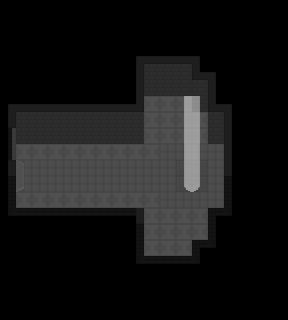

Tiled map render using the project's own tile images. Description and the map definition, with tile-layer contents summarised, below:
An orthogonal 18x20 tile map with 16x16 px tiles, 3 tile layers (background1, background2, foreground) and 2 objects (LEFT, pedestal).

<map version="1.0" orientation="orthogonal" renderorder="right-down" width="18" height="20" tilewidth="16" tileheight="16" backgroundcolor="#000000" nextobjectid="3">
 <tileset firstgid="1" name="tileset" tilewidth="16" tileheight="16" tilecount="60" columns="4">
  <image source="../tileset.png" width="64" height="240" />
  <tile id="0">
   <properties>
    <property name="impede" type="bool" value="false" />
   </properties>
  </tile>
  <tile id="1">
   <properties>
    <property name="impede" type="bool" value="false" />
   </properties>
  </tile>
  <tile id="2">
   <properties>
    <property name="impede" type="bool" value="false" />
   </properties>
  </tile>
  <tile id="3">
   <properties>
    <property name="impede" type="bool" value="false" />
   </properties>
  </tile>
  <tile id="4">
   <properties>
    <property name="impede" type="bool" value="false" />
   </properties>
  </tile>
  <tile id="5">
   <properties>
    <property name="impede" type="bool" value="false" />
   </properties>
  </tile>
  <tile id="6">
   <properties>
    <property name="impede" type="bool" value="false" />
   </properties>
  </tile>
  <tile id="7">
   <properties>
    <property name="impede" type="bool" value="false" />
   </properties>
  </tile>
  <tile id="8">
   <properties>
    <property name="impede" type="bool" value="false" />
   </properties>
  </tile>
  <tile id="9">
   <properties>
    <property name="impede" type="bool" value="false" />
   </properties>
  </tile>
  <tile id="10">
   <properties>
    <property name="impede" type="bool" value="false" />
   </properties>
  </tile>
  <tile id="11">
   <properties>
    <property name="impede" type="bool" value="false" />
   </properties>
  </tile>
  <tile id="16">
   <properties>
    <property name="impede" type="bool" value="false" />
   </properties>
  </tile>
  <tile id="19">
   <properties>
    <property name="impede" type="bool" value="false" />
   </properties>
  </tile>
  <tile id="20">
   <properties>
    <property name="impede" type="bool" value="false" />
   </properties>
  </tile>
  <tile id="23">
   <properties>
    <property name="impede" type="bool" value="false" />
   </properties>
  </tile>
  <tile id="24">
   <properties>
    <property name="impede" type="bool" value="false" />
   </properties>
  </tile>
  <tile id="27">
   <properties>
    <property name="impede" type="bool" value="false" />
   </properties>
  </tile>
  <tile id="28">
   <properties>
    <property name="impede" type="bool" value="false" />
   </properties>
  </tile>
  <tile id="31">
   <properties>
    <property name="impede" type="bool" value="false" />
   </properties>
  </tile>
  <tile id="32">
   <properties>
    <property name="impede" type="bool" value="false" />
   </properties>
  </tile>
  <tile id="35">
   <properties>
    <property name="impede" type="bool" value="false" />
   </properties>
  </tile>
  <tile id="36">
   <properties>
    <property name="impede" type="bool" value="false" />
   </properties>
  </tile>
  <tile id="37">
   <properties>
    <property name="impede" type="bool" value="false" />
   </properties>
  </tile>
  <tile id="38">
   <properties>
    <property name="impede" type="bool" value="false" />
   </properties>
  </tile>
  <tile id="39">
   <properties>
    <property name="impede" type="bool" value="false" />
   </properties>
  </tile>
 </tileset>
 <layer name="background1" width="18" height="20">
  <data>[360 cells, 154 non-empty, 22 distinct tile ids]</data>
 </layer>
 <layer name="background2" width="18" height="20">
  <data>[360 cells, 5 non-empty, 4 distinct tile ids]</data>
 </layer>
 <layer name="foreground" width="18" height="20">
  <data>[360 cells, 12 non-empty, 4 distinct tile ids]</data>
 </layer>
 <objectgroup name="objects">
  <object id="1" name="door" type="LEFT" x="16" y="160" width="8" height="32" />
  <object id="2" name="pedestal" x="176" y="160" width="32" height="32" />
 </objectgroup>
</map>
